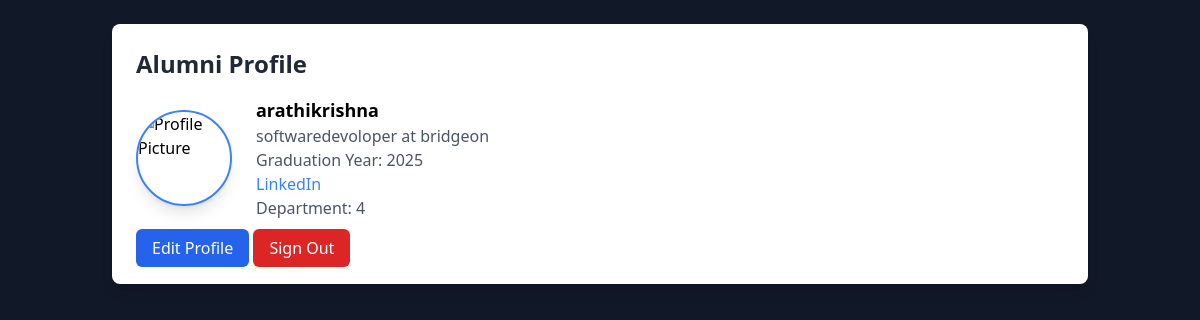
Page /profile/ (signed in) on the committed database.
### myapp/models.py (models this page shows, shortened)
class AlumniProfile(models.Model):
    user = models.OneToOneField(User, on_delete=models.CASCADE, related_name='alumni_profile')
    company = models.CharField(max_length=255, blank=True, null=True)
    job_title = models.CharField(max_length=255, blank=True, null=True)
    graduation_year = models.PositiveIntegerField(default=2025)
    linkedin = models.URLField(blank=True, null=True)
    profile_picture = models.ImageField(upload_to='profile_pics/', blank=True, null=True)
    department = models.CharField(max_length=100)  # <- Make sure this exists
    passout_year = models.IntegerField(default=2025)           # <- And this too

class User(AbstractUser):
    is_alumni = models.BooleanField(default=False)
    is_student = models.BooleanField(default=False)
    groups = models.ManyToManyField(Group, related_name="custom_user_groups", blank=True)
    user_permissions = models.ManyToManyField(Permission, related_name="custom_user_permissions", blank=True)

### myapp/views.py (the view)
# urls.py: path('profile/', profile_view, name='profile'),
@login_required
def profile_view(request):
    try:
        if hasattr(request.user, 'alumni_profile'):
            profile = request.user.alumni_profile
            template = "alumni_profile.html"
        elif hasattr(request.user, 'student_profile'):
            profile = request.user.student_profile
            template = "student_profile.html"
        else:
            return redirect("edit_profile")  # Redirect to profile edit if no profile exists
        return render(request, template, {"profile": profile})
    except Exception as e:
        print(f"Error loading profile: {e}")
        return redirect("edit_profile")  # Handle missing profiles gracefully

### templates/alumni_profile.html
{% extends "home.html" %}
{% block content %}
<div class="container mx-auto p-6">
    <div class="bg-white shadow-lg rounded-lg p-6">
        <h2 class="text-2xl font-bold text-gray-800 mb-4">Alumni Profile</h2>
        <div class="flex items-center space-x-6">
            <img class="w-24 h-24 rounded-full border-2 border-blue-500 shadow-lg"
                 src="{{ user.profile.image.url }}"
                 alt="Profile Picture">
            <div>
                <p class="text-lg font-semibold">{{ profile.user.username }}</p>
                <p class="text-gray-600">{{ profile.job_title }} at {{ profile.company }}</p>
                <p class="text-gray-600">Graduation Year: {{ profile.graduation_year }}</p>
                <p><a href="{{ profile.linkedin }}" class="text-blue-500">LinkedIn</a></p>
                <p class="text-gray-600">Department: {{ profile.department }}</p>
            </div>
        </div>
        <div class="mt-4">
            <a href="{% url 'edit_profile' %}" class="bg-blue-600 text-white px-4 py-2 rounded-md">Edit Profile</a>
            <a href="{% url 'signout' %}" class="bg-red-600 text-white px-4 py-2 rounded-md">Sign Out</a>
        </div>
    </div>
</div>
{% endblock %}

### rows in the picture
AlumniProfile: user.username "arathikrishna", job_title "softwaredevoloper", company "bridgeon", graduation_year "2025", department "4"
